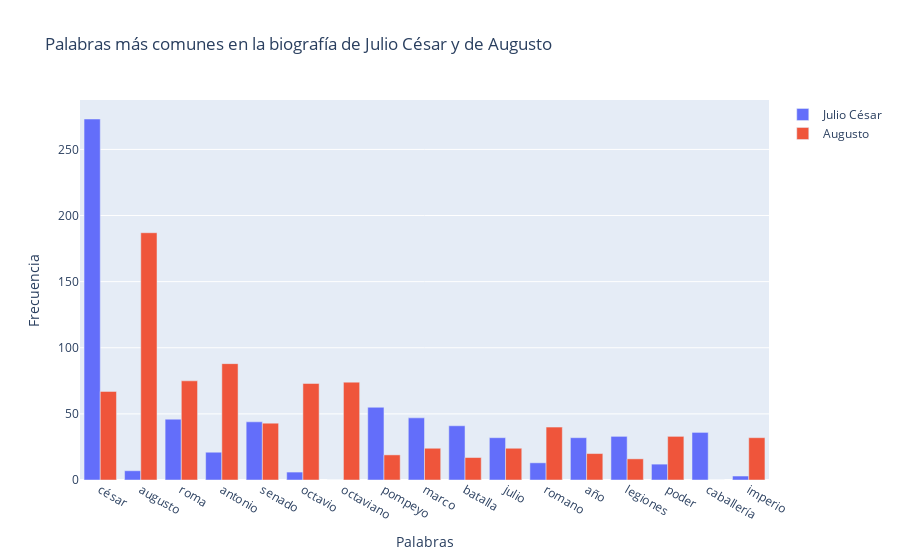

Notebook code for this chart:
### Code cell
import plotly.graph_objects as go

def plot_interactive_comparison(counter_1, counter_2, title_1, title_2):
    # Obtener las 10 palabras más comunes de cada contador
    common_words_1 = [word[0] for word in counter_1.most_common(10)]
    common_words_2 = [word[0] for word in counter_2.most_common(10)]

    # Crear un conjunto unificado de palabras
    unique_words = set(common_words_1 + common_words_2)

    # Calcular la frecuencia total conjunta y ordenar
    total_counts = {word: counter_1[word] + counter_2[word] for word in unique_words}
    sorted_words = sorted(total_counts, key=total_counts.get, reverse=True)
    sorted_counts_1 = [counter_1[word] for word in sorted_words]
    sorted_counts_2 = [counter_2[word] for word in sorted_words]

    fig = go.Figure(data=[
        go.Bar(name=title_1, x=sorted_words, y=sorted_counts_1),
        go.Bar(name=title_2, x=sorted_words, y=sorted_counts_2)
    ])

    # Actualizar diseño
    fig.update_layout(
        barmode='group',
        title='Palabras más comunes en la biografía de Julio César y de Augusto',
        xaxis=dict(title='Palabras'),
        yaxis=dict(title='Frecuencia')
    )

    fig.show()


# Generar gráfico interactivo
plot_interactive_comparison(
    contador_julio_cesar, 
    contador_augusto, 
    'Julio César', 
    'Augusto'
)

### Figure 1 — Plotly figure (JSON) as saved in the notebook; plotly's stock layout.template omitted (floating-point values rounded to 4 significant figures)
{"data": [{"name": "Julio César", "type": "bar", "x": ["césar", "augusto", "roma", "antonio", "senado", "octavio", "octaviano", "pompeyo", "marco", "batalla", "julio", "romano", "año", "legiones", "poder", "caballería", "imperio"], "y": [273, 7, 46, 21, 44, 6, 0, 55, 47, 41, 32, 13, 32, 33, 12, 36, 3]}, {"name": "Augusto", "type": "bar", "x": ["césar", "augusto", "roma", "antonio", "senado", "octavio", "octaviano", "pompeyo", "marco", "batalla", "julio", "romano", "año", "legiones", "poder", "caballería", "imperio"], "y": [67, 187, 75, 88, 43, 73, 74, 19, 24, 17, 24, 40, 20, 16, 33, 0, 32]}], "layout": {"barmode": "group", "title": {"text": "Palabras más comunes en la biografía de Julio César y de Augusto"}, "xaxis": {"title": {"text": "Palabras"}}, "yaxis": {"title": {"text": "Frecuencia"}}}}
